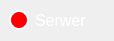
<?xml version="1.0" encoding="UTF-8"?>
<ui version="4.0">
 <class>Connection</class>
 <widget class="QWidget" name="Connection">
  <property name="geometry">
   <rect>
    <x>0</x>
    <y>0</y>
    <width>114</width>
    <height>41</height>
   </rect>
  </property>
  <property name="windowTitle">
   <string>Form</string>
  </property>
  <layout class="QHBoxLayout" name="horizontalLayout">
   <property name="leftMargin">
    <number>9</number>
   </property>
   <property name="topMargin">
    <number>9</number>
   </property>
   <property name="rightMargin">
    <number>9</number>
   </property>
   <property name="bottomMargin">
    <number>9</number>
   </property>
   <item>
    <widget class="QWidget" name="widget" native="true">
     <property name="styleSheet">
      <string notr="true">QCheckBox {
    color:                  white;
	font-size: 16px;
}

QCheckBox::indicator {
    width:                  16px;
    height:                 16px;
    border-radius:          10px;
}

QCheckBox::indicator:checked {
    background-color:       green;
    border:                 2px solid white;
}

QCheckBox::indicator:unchecked {
    background-color:       red;
    border:                 2px solid white;
}</string>
     </property>
     <layout class="QVBoxLayout" name="verticalLayout">
      <property name="leftMargin">
       <number>0</number>
      </property>
      <property name="topMargin">
       <number>0</number>
      </property>
      <property name="rightMargin">
       <number>0</number>
      </property>
      <property name="bottomMargin">
       <number>0</number>
      </property>
      <item>
       <widget class="QCheckBox" name="checkBox">
        <property name="text">
         <string>Serwer</string>
        </property>
       </widget>
      </item>
     </layout>
    </widget>
   </item>
  </layout>
 </widget>
 <resources/>
 <connections/>
</ui>
